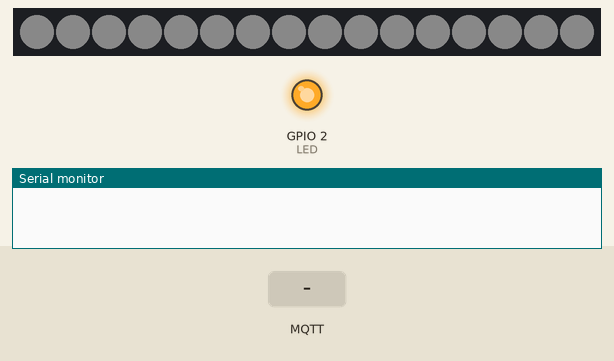
Bench run of a sketch on a simulated ESP8266 (NodeMCU). On the bench: 16 RGB LEDs in strip order, left to right, output pins drawn as LEDs (lit = HIGH), the last lines printed to the serial monitor. Inputs (shaded band) come from the test bench. Dim RGB values are drawn brighter than linear; WiFi joins after 1.5 s; servers stay silent unless stated; no MQTT or app messages arrive unless stated.

Above: at 0.7 s.
At 2.7 s:
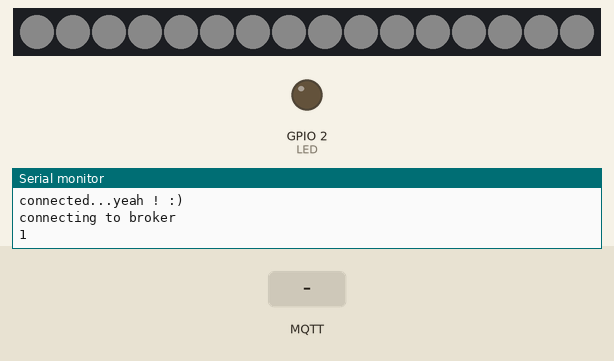
2.8 s: MQTT message "1" arrives on the first subscribed topic
4.3 s: MQTT message "on" arrives on the first subscribed topic
5.8 s: MQTT message "off" arrives on the first subscribed topic
Timing chart, 0 to 8.8 s (numbered marks = the images above; inputs shaded):
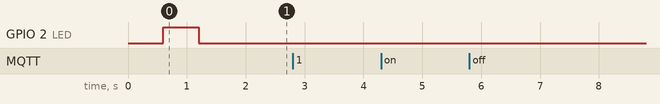

The sketch:

receiver_esp8266_esp32_mqtt.ino
```cpp
/*
   based on : https://www.shiftr.io/docs/manuals/arduino
   install arduino-mqtt (by Joël Gähwiler) : https://github.com/256dpi/arduino-mqtt
   install WiFiManager from https://github.com/tzapu/WiFiManager
   install neopixel lib from adafruit
*/

// wifi stuff
// uncomment the 3 lines below if you are working with an esp8266
#include <ESP8266WiFi.h>
#include <ESP8266WebServer.h>
#include <ESP8266mDNS.h>

#include <WiFiManager.h>
#include <Ticker.h>


// led stuff
#include <Adafruit_NeoPixel.h>
// neopixel variables
#define PIN        14
#define NUMPIXELS 16
Adafruit_NeoPixel pixels(NUMPIXELS, PIN, NEO_GRB + NEO_KHZ800);

// MQTT stuff
#include <MQTT.h>
WiFiClient net;
MQTTClient client;

// wifi connection feedback
Ticker ticker;
int LED = LED_BUILTIN;
#define LED_BUILTIN 13 // ESP32 DOES NOT DEFINE LED_BUILTIN

void tick() {
  digitalWrite(LED, !digitalRead(LED));
}


void setup() {

  Serial.begin(115200);

  // init the lights at startup
  pixels.begin();
  for (int i = 0; i < NUMPIXELS; i++) { // For each pixel...
    pixels.setPixelColor(i, pixels.Color(10, 10, 10));
  }
  pixels.show();


  // wifi stuff
  pinMode(LED, OUTPUT);
  ticker.attach(0.6, tick);// start ticker with 0.5 because we start in AP mode and try to connect

  init_wifi();

  ticker.detach();
  digitalWrite(LED, LOW);
  client.begin("public.cloud.shiftr.io", net);
  Serial.println("connecting to broker");
  while (!client.connect("ESP8266_EDNA", "public", "public")) {
    Serial.print(".");
    delay(1000);
  }

  //delay(1000);
  Serial.println(client.connected());

  client.subscribe("col");
  client.onMessage(messageReceived);

}

void loop() {

  client.loop();
  delay(10);

  // check if connected
  if (!client.connected()) {
    // connect();
  }
}

void messageReceived(String &topic, String &payload) {
  Serial.println(topic + ": " + payload);
}

void init_wifi() {
  WiFi.mode(WIFI_STA); // explicitly set mode, esp defaults to STA+AP
  //  WiFi.hostname(espname);
  //  wifi_station_set_hostname(espname);
  //WiFiManager
  WiFiManager wm;
  // wm.resetSettings();//reset settings - for testing
  //set callback that gets called when connecting to previous WiFi fails, and enters Access Point mode
  wm.setAPCallback(configModeCallback);
  //fetches ssid and pass and tries to connect
  //if it does not connect it starts an access point with the specified name
  //here  "AutoConnectAP" and goes into a blocking loop awaiting configuration
  if (!wm.autoConnect()) {
    Serial.println("failed to connect and hit timeout");
    //reset and try again, or maybe put it to deep sleep
    ESP.restart();
    delay(1000);
  }
  //if you get here you have connected to the WiFi
  Serial.println("connected...yeah ! :)");


}

//gets called when WiFiManager enters configuration mode
void configModeCallback (WiFiManager *myWiFiManager) {
  Serial.println("Entered config mode");
  Serial.println(WiFi.softAPIP());
  //if you used auto generated SSID, print it
  Serial.println(myWiFiManager->getConfigPortalSSID());
  //entered config mode, make led toggle faster
  ticker.attach(0.2, tick);
}
```
